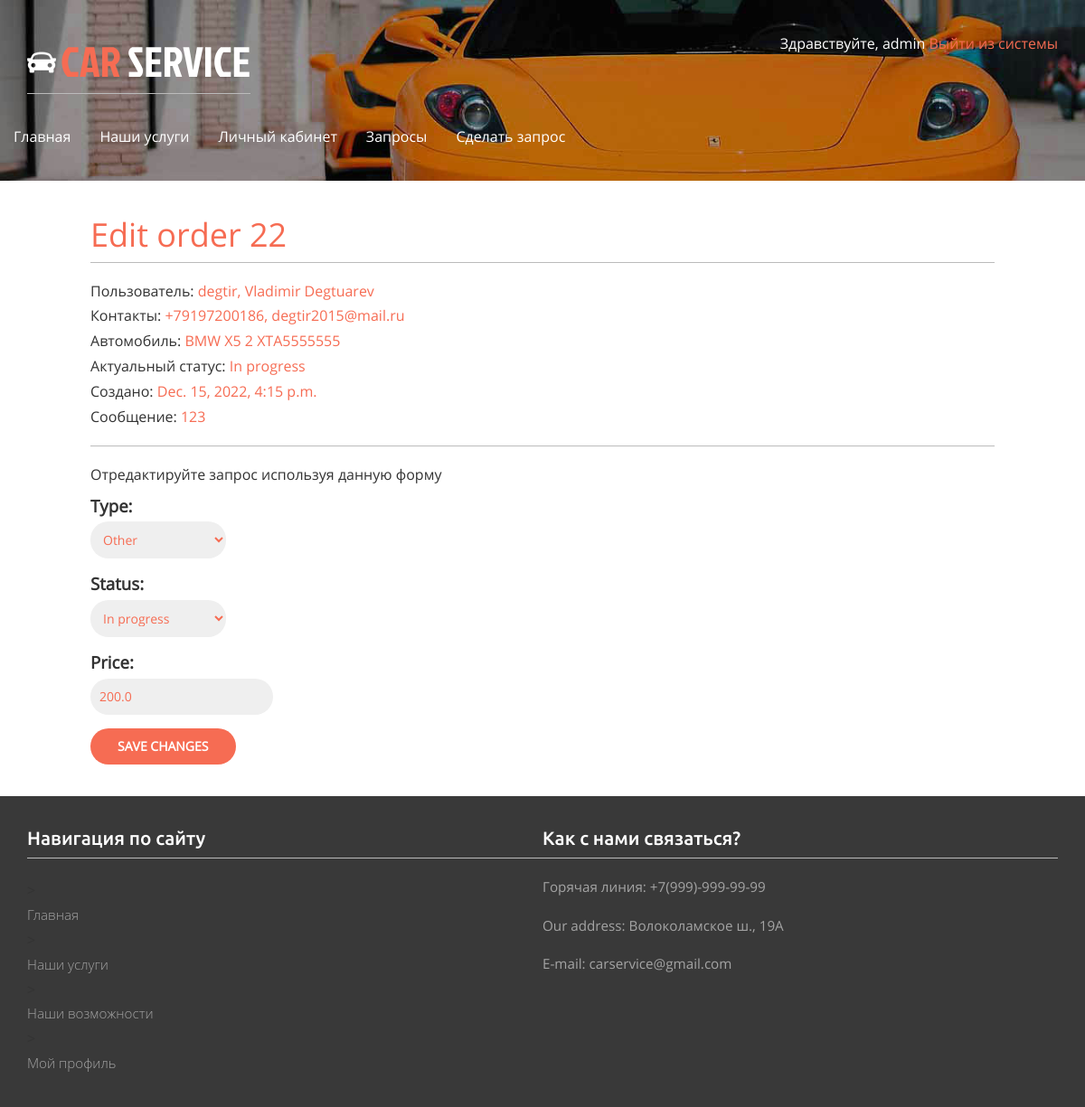
Page /orders/edit/22 (signed in) on the committed database.
### orders/models.py (models this page shows)
class Order(models.Model):
    WORK_TYPE_CHOICES = [
        ('Live support','Live support'),
        ('Repair service', 'Repair service'),
        ('Complete care', 'Complete care'),
        ('Spare parts', 'Spare parts'),
        ('Sales service', 'Sales service'),
        ('Tyre service', 'Tyre service'),
        ('Other', 'Other')
    ]
    STATUS_CHOICES = (
        ('Waiting', 'Waiting'),
        ('In progress', 'In progress'),
        ('Completed', 'Completed'),
        ('Cancelled', 'Canceled'),
    )
    user = models.ForeignKey(User, on_delete=models.CASCADE, related_name='orders')
    profile = models.ForeignKey(Profile, on_delete=models.CASCADE, related_name='user_orders')
    date = models.ForeignKey(OrderDate, on_delete=models.CASCADE, default=1, related_name='order_dates')
    car = models.ForeignKey(Car, on_delete=models.CASCADE, related_name='cars')
    type = models.CharField(choices=WORK_TYPE_CHOICES, max_length=50, default='Other')
    created_at = models.DateTimeField(auto_now_add=True)
    closed_at = models.DateTimeField(null=True)
    status = models.CharField(choices=STATUS_CHOICES, max_length=50, default='Waiting')
    price = models.FloatField(null=True)
    message = models.TextField(max_length=250)

### account/models.py (models this page shows, shortened)
class Profile(models.Model):
    user = models.OneToOneField(settings.AUTH_USER_MODEL, on_delete=models.CASCADE)
    date_of_birth = models.DateField(blank=True, null=True)
    photo = models.ImageField(upload_to='users/%Y/%m/%d/', blank=True)
    phone = models.CharField(blank=True, max_length=20)
    address = models.CharField(blank=True, max_length=100)

class Car(models.Model):
    user = models.ForeignKey(User, on_delete=models.CASCADE, related_name='car')
    make = models.CharField(max_length=50)
    model = models.CharField(max_length=100)
    year = models.IntegerField()
    vin = models.CharField(max_length=10)

### orders/views.py (the view)
# urls.py: path('edit/<int:order_id>', views.order_edit, name='order_edit')
@login_required
@staff_member_required
def order_edit(request, order_id):
    order = Order.objects.get(id=order_id)
    if request.method == 'POST':
        prev_status = order.status
        order_form = OrderAdminForm(instance=order, data=request.POST)
        if order_form.is_valid():
            if prev_status == 'Waiting' and request.POST['status'] == 'In progress':
                car_info = order.car.make + ' ' + order.car.model + ' ' + str(order.car.year) + ' ' + order.car.vin
                subject = 'Your request accepted'
                message = "Your request for {} accepted\
                          \nWe're waiting for you {} at {}\
                          \nType: {}\
                          \nYour message: {}\
                          \nExpected order cost: {}$\
                          \nAll information about your orders is avaliable in your profile: \
                          \n{}" \
                          .format(car_info, order.date.date, str(order.date.time)[:5], order.type, order.message, order.price, request.build_absolute_uri().replace('edit/'+str(order.id), ''))
            elif prev_status == 'In progress' and request.POST['status'] == 'Completed':
                order.closed_at = datetime.datetime.now()
                car_info = order.car.make + ' ' + order.car.model + ' ' + str(order.car.year) + ' ' + order.car.vin
                subject = 'Your order completed'
                message = "Your order for {} completed\
                          \nType: {}\
                          \nYour message: {}\
                          \nOrder cost: {}$\
                          \nAll information about your orders is avaliable in your profile: \
                          \n{}"\
                          .format(car_info, order.type, order.message, order.price, request.build_absolute_uri().replace('edit/'+str(order.id), ''))
            elif prev_status == 'Waiting' and request.POST['status'] == 'Cancelled':
                car_info = order.car.make + ' ' + order.car.model + ' ' + str(order.car.year) + ' ' + order.car.vin
                subject = 'Your order cancelled'
                message = "Your request for {} cancelled\
                          \nType: {}\
                          \nYour message: {}\
                          \nAll information about your orders is avaliable in your profile: \
                          \n{}" \
                          .format(car_info, order.type, order.message, request.build_absolute_uri().replace('edit/'+str(order.id), ''))
            order_form.save()
        return HttpResponseRedirect('/orders/')
    else:
        order_form = OrderAdminForm(instance=order)
        return render(request, 'order_edit.html', {'section':'order', 'order':order, 'order_form':order_form})

### orders/forms.py
class OrderAdminForm(forms.ModelForm):
    class Meta:
        model = Order
        fields = ('type', 'status', 'price')

### orders/templates/order_edit.html (shortened to what this page needs)
{% extends "base.html" %}
{% load static %}
{% block content %}
<h1>Edit order {{order.id}}</h1>
<div class="edit-order">
    <p>Пользователь: <span>{{order.user}}, {{order.user.first_name}} {{order.user.last_name}}</span></p>
    <p>Контакты: <span> {{order.profile.phone}}, {{order.user.email}} </span></p>
    <p>Автомобиль: <span>{{order.car.make}} {{order.car.model}} {{order.car.year}} {{order.car.vin}}</span></p>
    <p>Актуальный статус: <span>{{order.status}} </span></p>
    <p>Создано: <span>{{order.created_at}}</span></p>
    <p>Сообщение: <span>{{order.message}}</span></p>
    <hr>
    <p>Отредактируйте запрос используя данную форму</p>
    <form action="/orders/edit/{{order.id}}" method="post" enctype="multipart/form-data">
        {{ order_form.as_p }}
        <p><input type="submit" value="Save changes"></p>
    </form>
</div>
{% endblock %}

### account/templates/base.html (shortened to what this page needs)
{% load static %}
<!DOCTYPE html>
<html>
    <head>
        <link href="{% static "css/bootstrap.css" %}" rel='stylesheet' type='text/css' />
        <link href="{% static "css/style.css" %}" rel='stylesheet' type='text/css' />
        <link href="{% static "css/font-awesome/css/all.css" %}" rel="stylesheet" type='text/css'/>
    </head>
    <body>
        <div class="banner banner2">
            <div class="container">
                <div class="header">
                    <div class="logo">
                        <h1><a href="{% url "main" %}"><img src="{% static "images/car.png" %}" alt=""/>CAR <span>SERVICE</span></a></h1>
                    </div>
                    <div class="top_details">
                        <p>
                            {% if request.user.is_authenticated %}
                             Здравствуйте, {{ request.user.username }}<a href="{% url "logout" %}"> Выйти из системы</a>
                            {% else %}<a href="{% url "login" %}">Войти</a>{% endif %}
                        </p>
                    </div>
                    <div class="clearfix"></div>
                </div>
                <nav class="navbar navbar-default">
                    <div class="collapse navbar-collapse nav-wil" id="bs-example-navbar-collapse-1">
                        <ul class="nav navbar-nav">
                            <li {% if section == "main" %} class="active"{% endif %}><a href="/main/">Главная</a></li>
                            <li {% if section == "services" %} class="active"{% endif %}><a href="{% url "services" %}">Наши услуги</a></li>
                            <li {% if section == "profile" %} class="active"{% endif %}><a href="{% url "profile" %}">Личный кабинет</a></li>
                            <li {% if section == "orders" %} class="active"{% endif %}><a href="/orders/">Запросы</a></li>
                            <li {% if section == "appointment" %} class="active"{% endif %}><a href="/orders/appointment">Сделать запрос</a></li>
                        </ul>
                    </div>
                 </nav>
            </div>
        </div>
        <div id="content">
        {% block content %}{% endblock %}
        </div>
        <div class="footer2">
            <div class="container">
            <div class="ftr2-grids">
              <div class="col-md-6 ftr2-grid1">
                 <h3>Навигация по сайту</h3>
                 <ul>
                    <li>{% if section == "main" %} class="active"{% endif %}><a href="/main/">Главная</a></li>
                    <li>{% if section == "services" %} class="active"{% endif %}><a href="{% url "services" %}">Наши услуги</a>
                    <li>{% if section == "appointment" %} class="active"{% endif %}><a href="/orders/appointment">Наши возможности</a></li>
                    <li>{% if section == "profile" %} class="active"{% endif %}><a href="{% url "profile" %}">Мой профиль</a></li>
                 </ul>
             </div>
             <div class="col-md-6 ftr6-grid3">
                 <h3>Как с нами связаться?</h3>
                <p>Горячая линия: +7(999)-999-99-99</p>
                <p>Our address: Волоколамское ш., 19A</p>
                <p>E-mail: carservice@gmail.com</p>
             </div>
             <div class="clearfix"></div>
        </div>

### account/static/css/style.css (style rules this page uses)
h4, h5, h6, h1, h2, h3 { border-bottom:1px solid #bbb; padding:0 0 10px 0; margin:20px 0 20px 0; color:#f66c53; }
ul, ol { margin: 0; padding:0; }
p { margin: 5px 0px; font-size: 12pt; }
.navbar-nav { margin: -15px; margin-bottom: 10px; }
select { width: 15%; }
html, body { font-family: 'OpenSans-Regular'; font-size: 100%; background: #ffffff; }
hr { background-color: #bbb; height: 1px; }
.info span, .car span, .order span, .edit-order span, .search span { color:#f66c53; }
h1 { border-bottom:1px solid #bbb; padding:0 0 10px 0; margin:10px 0 20px 0; color:#f66c53; }
input[type=submit], button, a.button { font-weight:bold; background:#f66c53; color:#fff; padding: 10px 30px; font-size:14px; text-transform:uppercase; border: 0; border-radius: 20px; margin: 0px 0px; }
#content { padding: 30px 100px ; }
form { overflow:auto; }
form p { width:100%; overflow:auto; font-size: 14pt; }
label { float:left; clear:both; color:#333; margin-bottom:4px; }
input[type="text"], input[type="password"], input[type="email"], input[type="file"], input[type="number"], textarea, select { clear:both; float:left; margin:0 0 10px; background:#efefef; border:0; font-size:14px; border-radius: 20px; padding: 10px 10px; border: 0px solid #f66c53; color:#f66c53; }
body a { transition:0.5s all; -webkit-transition:0.5s all; -moz-transition:0.5s all; -o-transition:0.5s all; -ms-transition:0.5s all; text-decoration: none; color: #f66c53; }
.banner { background:url(../images/bg3.jpg) no-repeat 0px -120px; background-size:cover; min-height:800px; }
.header { margin-top:2em; }
.logo { float:left; }
.logo h1 a { color:#F66C53; text-decoration:none; font-family:'JockeyOne-Regular'; font-size:1.3em; }
.logo h1 a img { margin-right:5px; vertical-align:initial; }
.logo h1 a span { color:#fff; }
.top_details { float:right; }
.top_details p { color:#fff; margin-bottom:0.5em; }
.navbar-default { background:none; border:none; }
.navbar-default ul li { display:inline-block; }
.navbar-default ul li a { display:block; color:#fff; text-decoration:none; padding:0 2em 0 0; }
.navbar-default .navbar-nav > li > a { color:#fff; }
.navbar-collapse { padding:0; }
.navbar { margin:2em 0; }
.footer2 { background:#393939; padding-bottom: 1em; }
.ftr2-grid1 { padding:1em 0; }
.ftr6-grid3 { padding: 1em 0; }
.ftr2-grid1 h3 { color:#fff; font-size:1.3em; font-weight:300; font-family: 'Ubuntu-Medium'; }
.ftr2-grid1 ul { margin:1.5em 0 0em 0; }
.ftr2-grid1 ul li { display:block; }
.ftr2-grid1 ul li a { display:block; padding:5px 0; color:#a4a4a4; font-size:0.95em; font-weight:300; text-decoration:none; font-family: 'Open Sans', sans-serif; }
.ftr6-grid3 h3 { color: #fff; font-size: 1.3em; font-family: 'Ubuntu-Medium'; }
.ftr6-grid3 p { margin-top:1.3em; color:#a4a4a4; font-size:0.95em; line-height:1.5em; }
.banner2 { background: url(../images/bg3.jpg) no-repeat 0px -375px; background-size: cover; min-height: 200px; max-height: 200px; }

### rows in the picture
Order: id "22", user "degtir", user.first_name "Vladimir", user.last_name "Degtuarev", profile.phone "+79197200186", user.email "degtir2015@mail.ru", car.make "BMW", car.model "X5", car.year "2", car.vin "XTA5555555", status "In progress", created_at "Dec. 15, 2022, 4:15 p.m.", message "123"

### other values in the picture
{{ request.user.username }} "admin"
